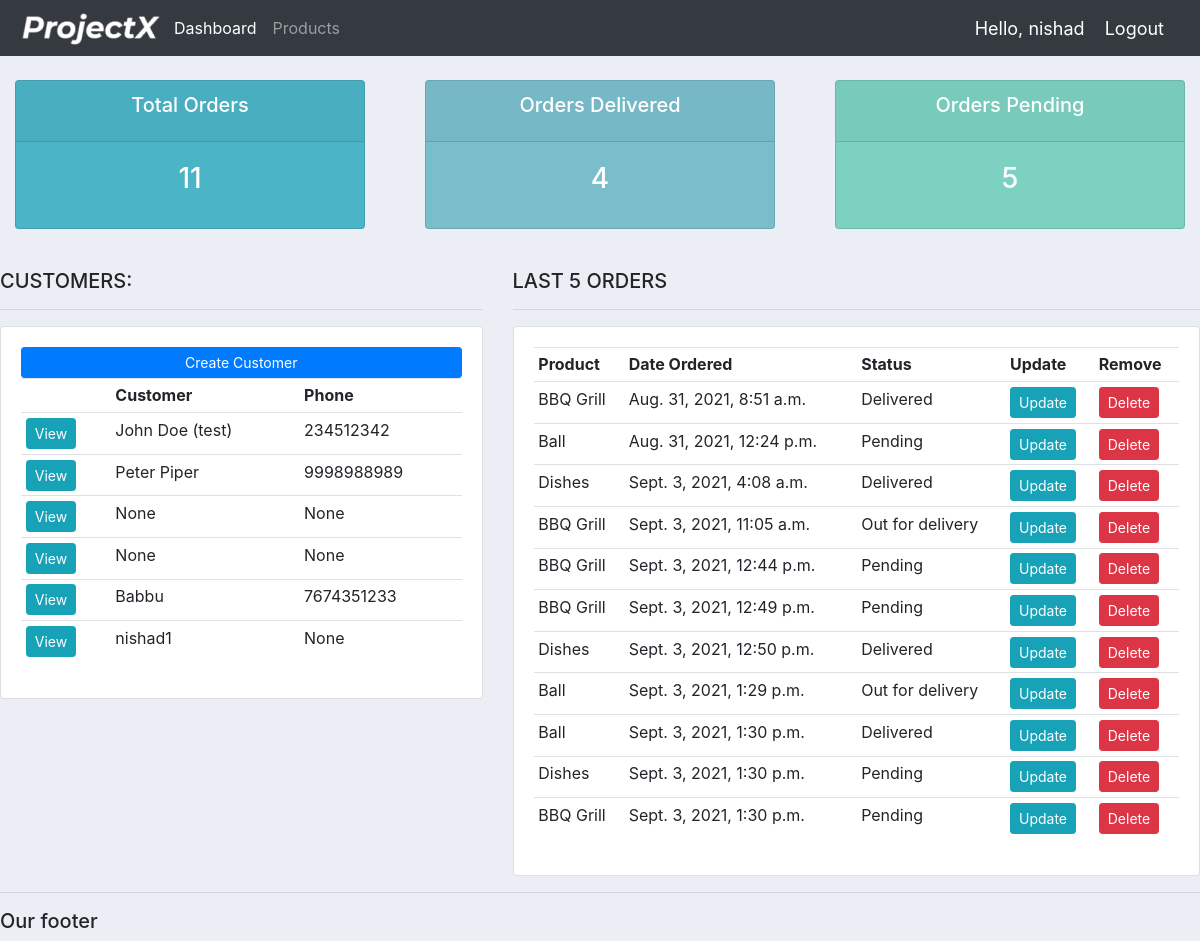
The app's page / (signed in) with its own data.
### accounts/models.py (models this page shows, shortened)
class Customer(models.Model):
	user = models.OneToOneField(User, null=True, blank=True, on_delete=models.CASCADE)
	name = models.CharField(max_length=200, null=True)
	phone = models.CharField(max_length=200, null=True)
	email = models.CharField(max_length=200, null=True)
	profile_pic = models.ImageField(default="profile1.png", null=True, blank=True)
	date_created = models.DateTimeField(auto_now_add=True, null=True)

class Order(models.Model):
	STATUS = (
			('Pending', 'Pending'),
			('Out for delivery', 'Out for delivery'),
			('Delivered', 'Delivered')
			)
	customer = models.ForeignKey(Customer, null=True, on_delete= models.SET_NULL)
	product =	models.ForeignKey(Product, null=True, on_delete= models.SET_NULL)
	date_created = date_created = models.DateTimeField(auto_now_add=True, null=True)
	status = models.CharField(max_length=200, null=True, choices=STATUS)
	note = models.CharField(max_length=1000, null=True)

class Product(models.Model):
	CATEGORY = (
			('Indoor', 'Indoor'),
			('Out Door', 'Out Door')
		)
	name = models.CharField(max_length=200, null=True)
	price = models.FloatField(null=True)
	category =	models.CharField(max_length=200, null=True, choices=CATEGORY)
	description = models.CharField(max_length=200, null=True, blank=True)
	date_created = date_created = models.DateTimeField(auto_now_add=True, null=True)
	tags = models.ManyToManyField(Tag)
	def __str__(self):
		return self.name

### accounts/decorators.py (the view)
	def wrapper_func(request, *args, **kwargs):
		group = None
		if request.user.groups.exists():
			group = request.user.groups.all()[0].name
		if group == 'customer':
			return redirect('user-page')
		if group == 'admin':
			return view_func(request, *args, **kwargs)

### accounts/views.py (called while the page is built)
@login_required(login_url='login')
@admin_only
def home(request):
	orders = Order.objects.all()
	customers = Customer.objects.all()
	total_customers = customers.count()
	total_orders = orders.count()
	delivered = orders.filter(status='Delivered').count()
	pending = orders.filter(status='Pending').count()
	context = {'orders': orders,
			'customers': customers,
			'total_orders': total_orders,
			'total_customers': total_customers,
			'delivered': delivered,
			'pending': pending
			}
	return render(request, 'accounts/dashboard.html', context)

### accounts/templates/accounts/dashboard.html
{% extends 'accounts/main.html' %}
{% block content %}
{% include 'accounts/status.html' %}
<br>
<div class="row">
	<div class="col-md-5">
		<h5>CUSTOMERS:</h5>
		<hr>
		<div class="card card-body">
			<a class="btn btn-primary  btn-sm btn-block" href="">Create Customer</a>
			<table class="table table-sm">
				<tr>
					<th></th>
					<th>Customer</th>
					<th>Phone</th>
				</tr>
				{% for customer in customers %}
					<tr>
						<td><a class="btn btn-sm btn-info" href="{% url 'customer' customer.id %}">View</a></td>
						<td>{{customer.name}}</td>
						<td>{{customer.phone}}</td>
					</tr>
				{% endfor %}
			</table>
		</div>
	</div>
	<div class="col-md-7">
		<h5>LAST 5 ORDERS</h5>
		<hr>
		<div class="card card-body">
			<table class="table table-sm">
				<tr>
					<th>Product</th>
					<th>Date Ordered</th>
					<th>Status</th>
					<th>Update</th>
					<th>Remove</th>
				</tr>
				{% for order in orders %}
					<tr>
						<td>{{order.product}}</td>
						<td>{{order.date_created}}</td>
						<td>{{order.status}}</td>
						<td><a class="btn btn-sm btn-info" href="{% url 'update_order' order.id %}">Update</td>
						<td><a class="btn btn-sm btn-danger" href="{% url 'delete_order' order.id %}">Delete</td>
					</tr>
				{% endfor %}
			</table>
		</div>
	</div>
</div>
{% endblock %}

### accounts/templates/accounts/navbar.html (shortened to what this page needs)
{% load static %}
<nav class="navbar navbar-expand-lg navbar-dark bg-dark">
  <img src="{% static 'images/logo.png' %}">
  <div class="collapse navbar-collapse" id="navbarNav">
    <ul class="navbar-nav">
    {% if request.user.is_staff %}
      <li class="nav-item active">
        <a class="nav-link" href="{% url 'home' %}">Dashboard</a>
      </li>
      <li class="nav-item">
        <a class="nav-link" href="{% url 'products' %}">Products</a>
      </li>
    {% else %}
      <li class="nav-item">
        <a class="nav-link" href="{% url 'account' %}">Settings</a>
      </li>
    {% endif %}
    </ul>
  </div>
<span class="hello-msg">Hello, {{request.user.username}}</span>
<span><a class="hello-msg" href="{% url 'logout' %}">Logout</a></span>
</nav>

### static/css/main.css (style rules this page uses)
body { background-color: #ebeff5; }

### accounts/templates/accounts/navbar.html (style rules this page uses)
.hello-msg { font-size: 18px; color: #fff; margin-right: 20px; }

### records on screen
Customer: name "John Doe (test)", phone "234512342"
Customer: name "Peter Piper", phone "9998988989"
Customer: name "None", phone "None"
Customer: name "None", phone "None"
Customer: name "Babbu", phone "7674351233"
Customer: name "nishad1", phone "None"
Order: product "BBQ Grill", date_created "Aug. 31, 2021, 8:51 a.m.", status "Delivered"
Order: product "Ball", date_created "Aug. 31, 2021, 12:24 p.m.", status "Pending"
Order: product "Dishes", date_created "Sept. 3, 2021, 4:08 a.m.", status "Delivered"
Order: product "BBQ Grill", date_created "Sept. 3, 2021, 11:05 a.m.", status "Out for delivery"
Order: product "BBQ Grill", date_created "Sept. 3, 2021, 12:44 p.m.", status "Pending"
Order: product "BBQ Grill", date_created "Sept. 3, 2021, 12:49 p.m.", status "Pending"
Order: product "Dishes", date_created "Sept. 3, 2021, 12:50 p.m.", status "Delivered"
Order: product "Ball", date_created "Sept. 3, 2021, 1:29 p.m.", status "Out for delivery"
Order: product "Ball", date_created "Sept. 3, 2021, 1:30 p.m.", status "Delivered"
Order: product "Dishes", date_created "Sept. 3, 2021, 1:30 p.m.", status "Pending"
Order: product "BBQ Grill", date_created "Sept. 3, 2021, 1:30 p.m.", status "Pending"

### other values on screen
{{ request.user.username }} "nishad"
{{ total_orders }} "11"
{{ delivered }} "4"
{{ pending }} "5"
